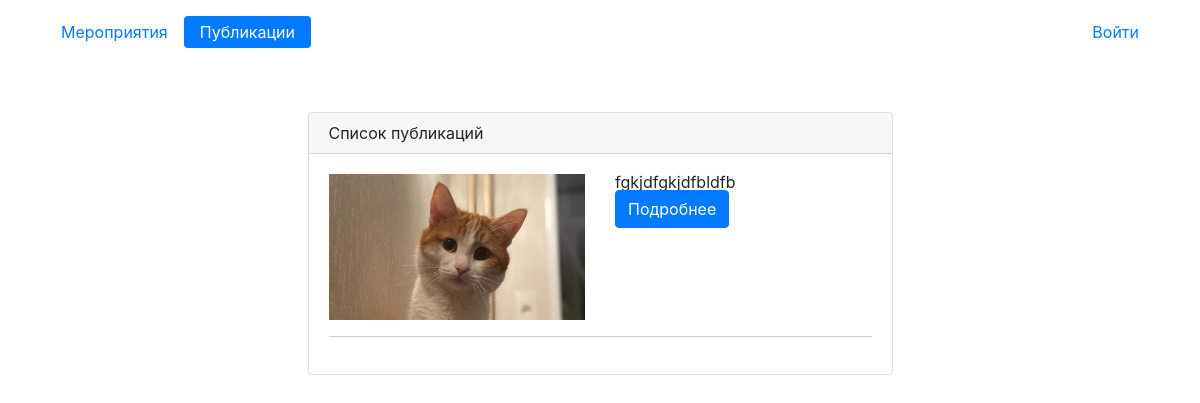
The app's page /posts/, older data.
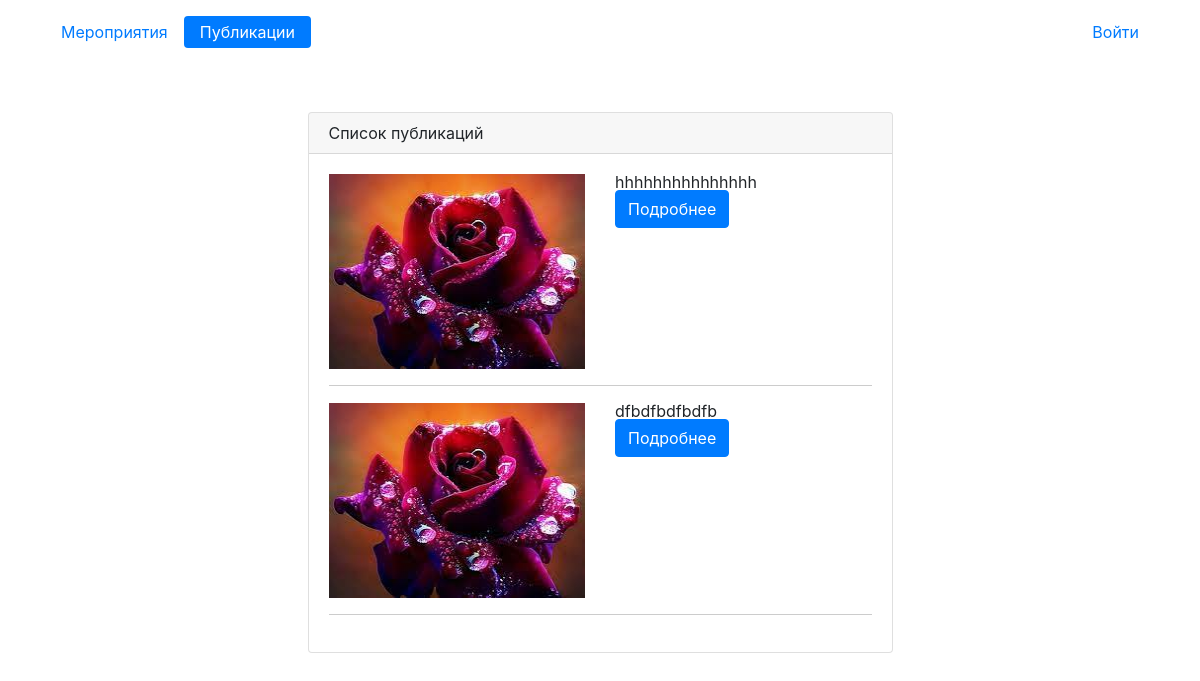
The same page, newer data.
### main/models.py (models this page shows, shortened)
class Post(models.Model):
    title = models.CharField(max_length=255, null=True, blank=True)
    description = models.TextField(null=True, blank=True)
    image = models.ImageField(upload_to='images', null=True, blank=True)
    user = models.ForeignKey('CustomUser', blank=True, null=True, on_delete=models.CASCADE)
    time_submit = models.DateTimeField(null=True, blank=True, default=timezone.now)

### main/views.py (the view)
# urls.py: path('posts/', PostsListView.as_view(), name='posts'),
class PostsListView(ListView):
    model = Post
    paginate_by = 20
    template_name = 'posts.html'
    def get_context_data(self, **kwargs):
        context = super().get_context_data(**kwargs)
        context['active'] =  {'post': 'active'}
        context['user_is_staff'] = self.request.user.is_staff
        return context
    def get(self, request: HttpRequest, *args: Any, **kwargs: Any) -> HttpResponse:
        return super().get(request, *args, **kwargs)

### main/templates/posts.html (shortened to what this page needs)
{% extends 'base.html' %}
{% load static %}
{% block content %}
<div class="card">
    <div class="card-header">
        Список публикаций
    </div>
    <div class="card-body">
        <ul class="list-group">
            {% for object in object_list %}
            <li class="row">
                <div class="col">
                    <img src="/{{object.image}}" alt="">
                </div>
                <div class="col-6">
                    <div>{{ object.description }}</div>
                    <div>
                        <a class="btn btn-primary ms-auto" aria-current="page" href="{% url 'detail_post' object.id %}">Подробнее</a>
                    </div>
                </div>
            </li>
            <hr/>
            {% empty %}
            <li>Список публикаций пуст.</li>
            {% endfor %}
        </ul>
    </div>
</div>
{% endblock %}

Row changes from the older to the newer data that the page shows:
removed Post: image (picture), description "fgkjdfgkjdfbldfb"
added Post: image (picture), description "hhhhhhhhhhhhhhh"
added Post: image (picture), description "dfbdfbdfbdfb"
